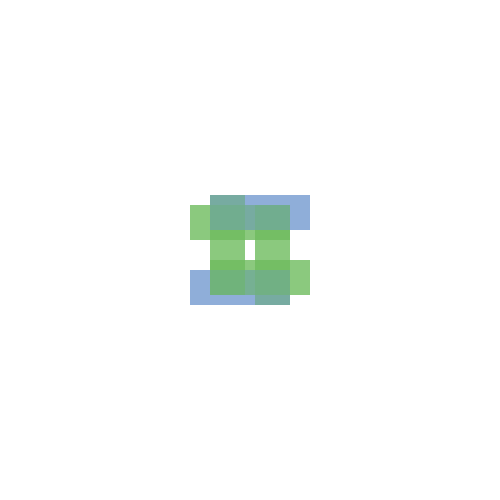
Frame 1 (no input)
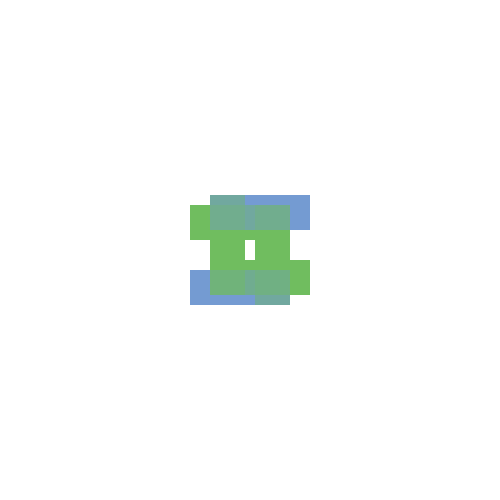
Frame 60 (the mouse pressed at the canvas centre just before this capture)
Frame 120 (the mouse held since frame 60 and released just before this capture): identical to frame 60, image omitted

The Processing sketch that drew these frames (run headless with seeded random() and noise(); from frame 60 on, the mouse is pressed at the canvas centre):

// Processing sketch: processing_84868
// ── processing_84868.pde

void setup()
{
size(500, 500);
 background(255);
 smooth();
}

void draw(){
  noStroke();
 
  
  translate(width/2, height/2);
  for (int i=0;i<360;i=i+30){
  rotate(radians(180)); 
  fill(110,185,95,60);
  rect(-40,10,100,35);
  rect(-40,-55,35,100);
  noFill();
  fill(115,155,210,60);
  rect(-40,-55,100,35);
  noFill();
 }
}
